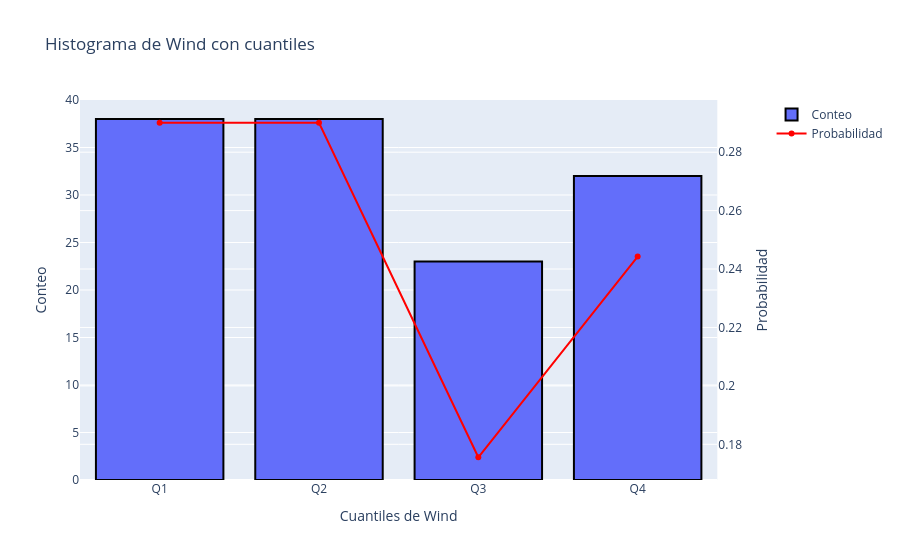

This figure's notebook cell:
### Code cell
def crear_histograma(df, columna='Wind', cuantiles=4):
    # Calcular los cuantiles para la columna especificada
    quantile_values = df[columna].quantile([i / cuantiles for i in range(1, cuantiles)]).values

    # Crear etiquetas para los rangos de cuantiles
    labels = [f'Q{i + 1}' for i in range(cuantiles)]

    # Asignar cada valor a su correspondiente rango de cuantil
    df[f'{columna}_Quantile'] = pd.cut(df[columna], bins=[-float('inf')] + list(quantile_values) + [float('inf')], labels=labels)

    # Contar el número de registros en cada cuantil
    counts = df[f'{columna}_Quantile'].value_counts().sort_index()
    probabilidaes = df[f'{columna}_Quantile'].value_counts(normalize=True).sort_index()


    # Crear el histograma utilizando Plotly, sin compartir el mismo eje, para las probabilidades
    fig = make_subplots(
        rows=1,cols=1, 
        specs=[[{"secondary_y": True}]]
    )
    fig.add_trace(
        go.Bar(x=counts.index, y=counts.values, name='Conteo', marker=dict(line=dict(width=2, color='black'))),
        secondary_y=False
    )
    fig.add_trace(
        go.Scatter(x=probabilidaes.index, y=probabilidaes.values, name='Probabilidad', mode='lines+markers', marker=dict(color='red')),
        secondary_y=True
    )
    fig.update_layout(
        title_text=f'Histograma de {columna} con cuantiles',
        xaxis_title=f'Cuantiles de {columna}',
        yaxis_title='Conteo',
        yaxis2_title='Probabilidad',
        showlegend=True
    )
    return fig

crear_histograma(df, columna='Wind', cuantiles=4).show()

### Figure 1 — Plotly figure (JSON) as saved in the notebook; plotly's stock layout.template omitted (floating-point values rounded to 4 significant figures)
{"data": [{"marker": {"line": {"color": "black", "width": 2}}, "name": "Conteo", "type": "bar", "x": ["Q1", "Q2", "Q3", "Q4"], "xaxis": "x", "y": [38, 38, 23, 32], "yaxis": "y"}, {"marker": {"color": "red"}, "mode": "lines+markers", "name": "Probabilidad", "type": "scatter", "x": ["Q1", "Q2", "Q3", "Q4"], "xaxis": "x", "y": [0.2901, 0.2901, 0.1756, 0.2443], "yaxis": "y2"}], "layout": {"showlegend": true, "title": {"text": "Histograma de Wind con cuantiles"}, "xaxis": {"anchor": "y", "domain": [0, 0.94], "title": {"text": "Cuantiles de Wind"}}, "yaxis": {"anchor": "x", "domain": [0, 1], "title": {"text": "Conteo"}}, "yaxis2": {"anchor": "x", "overlaying": "y", "side": "right", "title": {"text": "Probabilidad"}}}}
